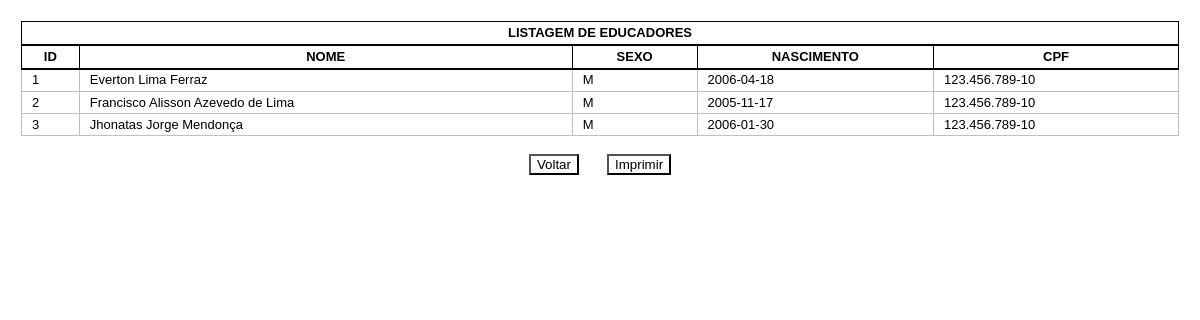
Page /administrador/educador/relatorioeducador.php on the committed database.
### tables this page shows
CREATE TABLE IF NOT EXISTS `tbeducador` (
  `ideducador` int(11) unsigned NOT NULL AUTO_INCREMENT,
  `idusu` int(11) unsigned DEFAULT NULL,
  `nome` varchar(50) NOT NULL,
  `sexo` char(1) NOT NULL,
  `data_nasc` date NOT NULL,
  `cpf` varchar(14) NOT NULL,
  PRIMARY KEY (`ideducador`),
  KEY `fk_usu2` (`idusu`),
  CONSTRAINT `fk_usu2` FOREIGN KEY (`idusu`) REFERENCES `tbusu` (`idusu`) ON DELETE CASCADE ON UPDATE CASCADE
);

### administrador/educador/relatorioeducador.php (the view, shortened to what this page needs)
<!DOCTYPE HTML PUBLIC "-//W3C//DTD HTML 4.01//EN" "http://www.w3.org/TR/html4/strict.dtd">
<html dir="ltr" lang="en">
<head>
<link rel="stylesheet" href="../../estilo.css" type="text/css">
</head>
<body>
<table width="100%"><thead>
											<tr>
												<th colspan="100%">LISTAGEM DE EDUCADORES</th>
											</tr>
											<tr >
										<th width="5%" scope="col">ID</th>
										<th>NOME</th>
										<th>SEXO</th>
										<th>NASCIMENTO</th>
										<th>CPF</th>
									 </tr>
									 </thead>
									 <tbody>
									 <?php
									           include '../../banco.php';
											   $sql = "select * from tbeducador order by nome";
											   $consulta = $conexao->query($sql);
											   if($consulta){
												 if($consulta->num_rows > 0){
													while($linha=$consulta->fetch_array(MYSQLI_ASSOC)){
													    echo '<tr>
																<td>'.$linha['ideducador'].'</td>
																<td>'.$linha['nome'].'</td>
																<td>'.$linha['sexo'].'</td>
																<td>'.$linha['data_nasc'].'</td>
																<td>'.$linha['cpf'].'</td>
													         </tr>';
													}
												 }
											   }
									 ?>
							</table>
							<br>
							<div id="noprint">
							<center><a href="buscaedu.php"><button type="button" class="btn btn-primary">Voltar</button></a> &nbsp;&nbsp;&nbsp;&nbsp;&nbsp;
							<a href="javascript:;" onclick="window.print();return false"><button type="button" class="btn btn-danger" title="Imprimir">Imprimir</button></a></center>
							</div>
					</body>
</html>

### estilo.css (style rules this page uses)
* { background:transparent !important; color:rgb(0, 0, 0) !important; text-shadow:none !important; filter:none !important; -ms-filter:none !important; }
body { margin: 0.5cm; padding:2px; line-height: 1.4em; font: 12pt Georgia, "Verdana", Times, serif; color: rgb(26, 23, 31); }
html { color:#000; background:#fff; }
table,td { border : 1px solid #000; border-collapse : collapse; font : small/1.5 "Tahoma", "Bitstream Vera Sans", Verdana, Helvetica, sans-serif; }
table { border :none; border :1px solid #000; }
thead th, tbody th { color : rgb(0, 0, 0); padding : 1.2px 10px; border-bottom : 2px solid rgb(0, 0, 0); border-left : 1px solid rgb(0, 0, 0); border-right : 1px solid rgb(0, 0, 0); }
tbody tr td { padding : 0.8px 10px; border-top : 1px solid #000; color : #666; border: 1.2px solid #C0C0C0; }
table tbody tr:nth-child(2n+1) { background: #F0F0F0; }

### rows in the picture
tbeducador: ideducador "1", nome "Everton Lima Ferraz", sexo "M", data_nasc "2006-04-18", cpf "123.456.789-10"
tbeducador: ideducador "2", nome "Francisco Alisson Azevedo de Lima", sexo "M", data_nasc "2005-11-17", cpf "123.456.789-10"
tbeducador: ideducador "3", nome "Jhonatas Jorge Mendonça", sexo "M", data_nasc "2006-01-30", cpf "123.456.789-10"
